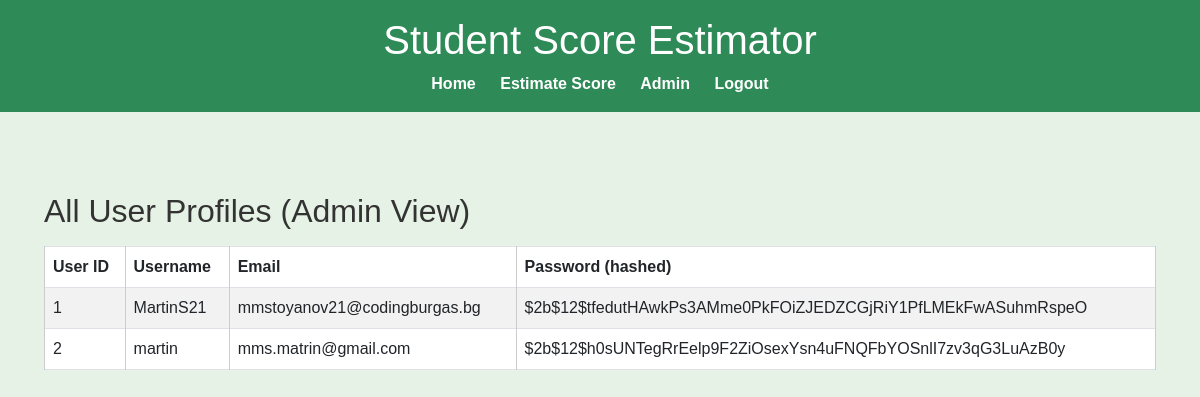
The app's page /profile (signed in) with its own data.
### app/models.py (models this page shows)
class User(db.Model, UserMixin):
    id = db.Column(db.Integer, primary_key=True)
    username = db.Column(db.String(20), unique=True, nullable=False)
    email = db.Column(db.String(120), unique=True, nullable=False)
    image_file = db.Column(db.String(20), nullable=False, default='default.jpg')
    password = db.Column(db.String(60), nullable=False)
    role = db.Column(db.String(20), nullable=False, default='student')
    confirmed = db.Column(db.Boolean, default=False)
    surveys = db.relationship(
        'Survey',
        backref='author',
        lazy=True,
        cascade='all, delete-orphan'
    )
    uploads = db.relationship('Upload', backref='user', lazy=True, cascade='all, delete-orphan')
    estimations = db.relationship('Estimation', backref='user', lazy=True, cascade='all, delete-orphan')

### app/profile/routes.py (the view, shortened to what this page needs)
@profile.route("/profile", methods=['GET', 'POST'])
@login_required
def view_profile():
    is_admin = session.get('is_admin', False)
    if is_admin:
        users = User.query.all()
        return render_template("profile.html", admin=True, users=users)

### app/models.py (called while the page is built)
@login_manager.user_loader
def load_user(user_id):
    return User.query.get(int(user_id))

### app/templates/profile.html (shortened to what this page needs)
<!DOCTYPE html>
<html lang="en">
<head>
    <link
      href="https://cdn.jsdelivr.net/npm/bootstrap@5.3.0/dist/css/bootstrap.min.css"
      rel="stylesheet">
</head>
<body>
{% extends "layout.html" %}
{% block content %}
<div class="container mt-5">
    {% if admin %}
        <h2>All User Profiles (Admin View)</h2>
        <table class="table table-bordered table-striped">
            <thead>
                <tr>
                    <th>User ID</th>
                    <th>Username</th>
                    <th>Email</th>
                    <th>Password (hashed)</th>
                </tr>
            </thead>
            <tbody>
                {% for user in users %}
                <tr>
                    <td>{{ user.id }}</td>
                    <td>{{ user.username }}</td>
                    <td>{{ user.email }}</td>
                    <td>{{ user.password }}</td>
                </tr>
                {% endfor %}
            </tbody>
        </table>
    {% endif %}
</div>
{% endblock %}

### app/templates/layout.html (style rules this page uses)
body { font-family: Arial, sans-serif; background-color: #e6f2e6; color: #333; margin: 0; padding: 0; }
table { width: 100%; border-collapse: collapse; margin-top: 1rem; }
th, td { padding: 0.75rem; border: 1px solid #ccc; text-align: left; }
th { background-color: #f0f0f0; }

### records on screen
User: id "1", username "MartinS21", email "mmstoyanov21@codingburgas.bg", password "$2b$12$tfedutHAwkPs3AMme0PkFOiZJEDZCGjRiY1PfLMEkFwASuhmRspeO"
User: id "2", username "martin", email "mms.matrin@gmail.com", password "$2b$12$h0sUNTegRrEelp9F2ZiOsexYsn4uFNQFbYOSnlI7zv3qG3LuAzB0y"
